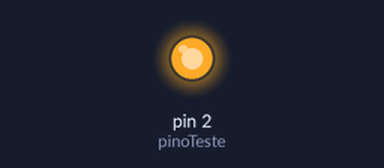
Bench run of a sketch on a simulated Arduino Uno, built with avr-gcc and run on an emulated ATmega328P. On the bench: output pins drawn as LEDs (lit = HIGH).

Above: at 0.1 s.
Timing chart, 0 to 1.6 s (numbered marks = the images above):
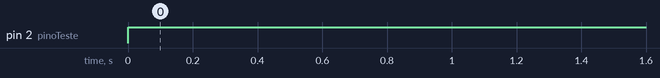

The sketch:

teste_led_emissor_primario.ino
```cpp
int pinoTeste=2;
void setup() {
  // put your setup code here, to run once:
  pinMode(pinoTeste, OUTPUT);
}

void loop() {
  // put your main code here, to run repeatedly:
  digitalWrite(pinoTeste, HIGH);
}
```

Measured:
- by itself, pin 2 (pinoTeste): LOW → HIGH at 0.00 s
